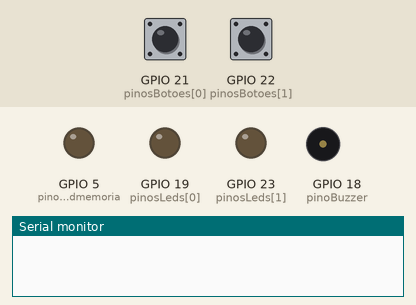
Bench run of a sketch on a simulated ESP32. Shown: output pins drawn as LEDs (lit = HIGH), buzzer (waves = sounding), the last lines printed to the serial monitor. Dashed ring = blinking. The test bench sets the inputs (shaded band); at power-on: GPIO 21 (pinosBotoes[0]) HIGH, GPIO 22 (pinosBotoes[1]) HIGH.

Above: at 4.4 s.
4.5 s: GPIO 21 (pinosBotoes[0]) pulled LOW for 0.15 s
At 5.7 s:
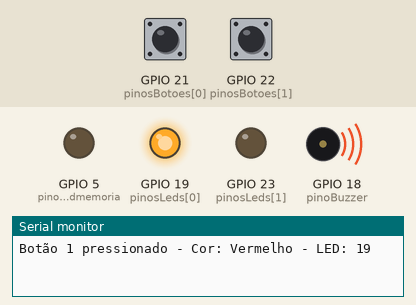
At 10.6 s:
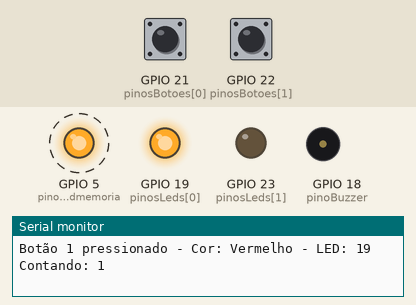
Timing chart, 0 to 19.6 s (numbered marks = the images above; inputs shaded):
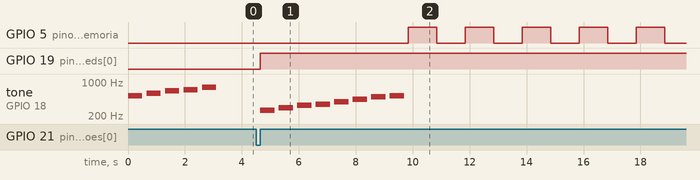

The sketch:

Programa_DeduratorTeste.ino
```cpp
/*
  Projeto: Dedurator SPF (Versão Simplificada)
  Descrição: Sistema de controle de 2 botões e 2 LEDs com música em um ESP32 WROOM.
*/

#include <Arduino.h>

// Definições dos pinos
const int pinosBotoes[] = {21, 22}; // Pinos dos botões (GPIO21 e GPIO22)
const int pinosLeds[] = {19, 23};   // Pinos dos LEDs correspondentes aos botões
const int pinoBuzzer = 18;          // Pino do buzzer
const int pinoLedmemoria = 5;          // Pino do led de memoria

// Cores correspondentes aos botões
const char* cores[] = {"Vermelho", "Azul"};

// Frequências das músicas
const int melodia1[] = {262, 294, 330, 349, 392, 440, 494, 523}; // Música 1
const int melodia2[] = {523, 494, 440, 392, 349, 330, 294, 262}; // Música 2
const int melodiaInicial[] = {523, 587, 659, 698, 784}; // Música de inicialização
const int duracaoNota = 500; // Duração das notas

// Variáveis para verificação de botão
int estadoAnterior[] = {HIGH, HIGH}; // Estado anterior dos pinos de entrada
int estadoAtual[] = {HIGH, HIGH};    // Leitura atual dos pinos de entrada

void setup() {
  Serial.begin(115200);

  // Inicializa os pinos dos botões como entrada com pull-up interno
  pinMode(pinosBotoes[0], INPUT_PULLUP);
  pinMode(pinosBotoes[1], INPUT_PULLUP);

  // Inicializa os pinos dos LEDs como saída
  pinMode(pinosLeds[0], OUTPUT);
  pinMode(pinosLeds[1], OUTPUT);

  // Inicializa o pino do buzzer como saída
  pinMode(pinoBuzzer, OUTPUT);

  // Inicializa o pino do led de memoria como saída
  pinMode(pinoLedmemoria, OUTPUT);

  // Toca a música de inicialização
  tocarMelodia(melodiaInicial, sizeof(melodiaInicial) / sizeof(int));
}

void loop() {
  // Verifica estado do botão 1
  estadoAtual[0] = digitalRead(pinosBotoes[0]);
  if (estadoAnterior[0] == LOW && estadoAtual[0] == HIGH) {
    // Botão 1 pressionado
    Serial.println("Botão 1 pressionado - Cor: Vermelho - LED: 19");

    // Acende LED correspondente ao botão 1
    digitalWrite(pinosLeds[0], HIGH);

    // Toca a primeira música
    tocarMelodia(melodia1, sizeof(melodia1) / sizeof(int));

    // Contagem de 10 segundos
    for (int i = 1; i <= 10; i++) {
      Serial.print("Contando: ");
      Serial.println(i);
    // Acende LED correspondente a memoria
      digitalWrite(pinoLedmemoria, HIGH);
        delay(500); // Espera 1 segundo
      digitalWrite(pinoLedmemoria, LOW);
          digitalWrite(pinoLedmemoria, HIGH);
        delay(500); // Espera 1 segundo
      digitalWrite(pinoLedmemoria, LOW);
      delay(1000); // Espera 1 segundo
    // Acende LED correspondente a memoria

    }

    // Toca a segunda música
    tocarMelodia(melodia2, sizeof(melodia2) / sizeof(int));

    // Apaga LED correspondente ao botão 1
    digitalWrite(pinosLeds[0], LOW);

// aviso de fim da contagem da chance de resposta
        Serial.println("Fim de chance");
  }

  // Verifica estado do botão 2
  estadoAtual[1] = digitalRead(pinosBotoes[1]);
  if (estadoAnterior[1] == LOW && estadoAtual[1] == HIGH) {
    // Botão 2 pressionado
    Serial.println("Botão 2 pressionado - Cor: Azul - LED: 23");

    // Acende LED correspondente ao botão 2
    digitalWrite(pinosLeds[1], HIGH);

    // Toca a primeira música
    tocarMelodia(melodia1, sizeof(melodia1) / sizeof(int));

    // Contagem de 10 segundos
    for (int i = 1; i <= 10; i++) {
      Serial.print("Contando: ");
      Serial.println(i);
    // Acende LED correspondente a memoria
      digitalWrite(pinoLedmemoria, HIGH);
        delay(500); // Espera 1 segundo
      digitalWrite(pinoLedmemoria, LOW);
          digitalWrite(pinoLedmemoria, HIGH);
        delay(500); // Espera 1 segundo
      digitalWrite(pinoLedmemoria, LOW);
      delay(1000); // Espera 1 segundo
    // Acende LED correspondente a memoria
    }

    // Toca a segunda música
    tocarMelodia(melodia2, sizeof(melodia2) / sizeof(int));

    // Apaga LED correspondente ao botão 2
    digitalWrite(pinosLeds[1], LOW);


// aviso de fim da contagem da chance de resposta
        Serial.println("Fim de chance");
  }

  // Atualiza o estado anterior dos botões
  estadoAnterior[0] = estadoAtual[0];
  estadoAnterior[1] = estadoAtual[1];
}

// Função para tocar uma melodia
void tocarMelodia(const int *melodia, int tamanho) {
  for (int i = 0; i < tamanho; i++) {
    tone(pinoBuzzer, melodia[i], duracaoNota);
    delay(duracaoNota * 1.30);
    noTone(pinoBuzzer);
  }
}

// Copyright (c) 2024, Vinicius Kum
```

Measured:
- after the input at 4.5 s, GPIO 5 (pinoLedmemoria): alternates HIGH for 1.0 s and LOW for 1.0 s, starting after 5.4 s; GPIO 19 (pinosLeds[0]): LOW → HIGH after 0.15 s
